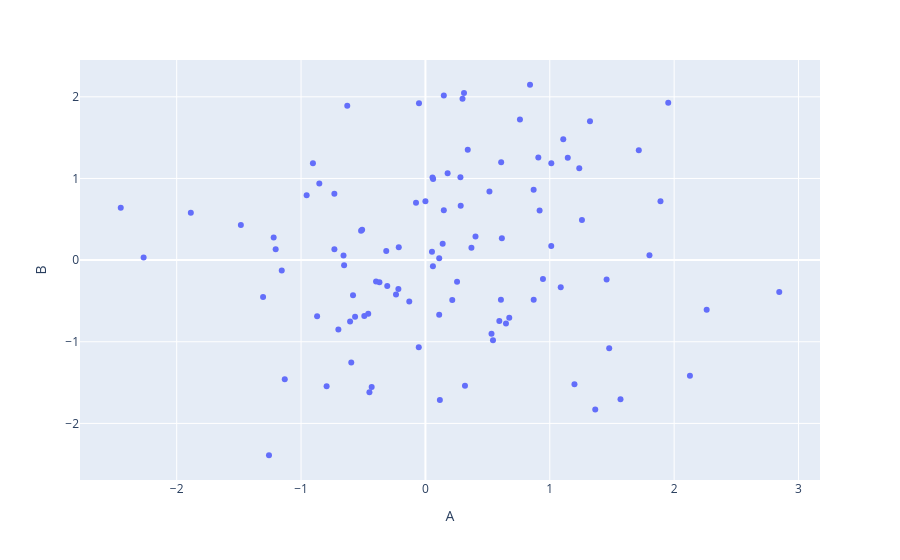

This figure's notebook cell:
### Markdown cell above
## Scatter

### Code cell
fig = px.scatter(df, x='A', y='B')
fig.show()
